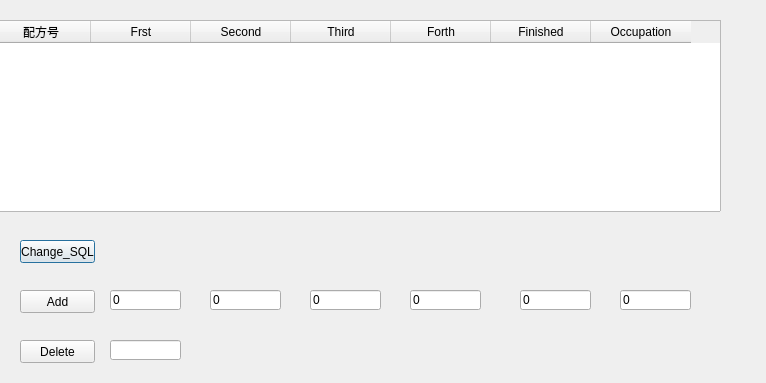
<?xml version="1.0" encoding="UTF-8"?>
<ui version="4.0">
 <class>combineList</class>
 <widget class="QDialog" name="combineList">
  <property name="geometry">
   <rect>
    <x>0</x>
    <y>0</y>
    <width>766</width>
    <height>383</height>
   </rect>
  </property>
  <property name="windowTitle">
   <string>Dialog</string>
  </property>
  <widget class="QTableWidget" name="tableWidget">
   <property name="geometry">
    <rect>
     <x>-10</x>
     <y>20</y>
     <width>731</width>
     <height>192</height>
    </rect>
   </property>
   <column>
    <property name="text">
     <string>配方号</string>
    </property>
   </column>
   <column>
    <property name="text">
     <string>Frst</string>
    </property>
   </column>
   <column>
    <property name="text">
     <string>Second</string>
    </property>
   </column>
   <column>
    <property name="text">
     <string>Third</string>
    </property>
   </column>
   <column>
    <property name="text">
     <string>Forth</string>
    </property>
   </column>
   <column>
    <property name="text">
     <string>Finished</string>
    </property>
   </column>
   <column>
    <property name="text">
     <string>Occupation</string>
    </property>
   </column>
  </widget>
  <widget class="QPushButton" name="pushButton_Change">
   <property name="geometry">
    <rect>
     <x>20</x>
     <y>240</y>
     <width>75</width>
     <height>23</height>
    </rect>
   </property>
   <property name="text">
    <string>Change_SQL</string>
   </property>
  </widget>
  <widget class="QPushButton" name="pushButton_Add">
   <property name="geometry">
    <rect>
     <x>20</x>
     <y>290</y>
     <width>75</width>
     <height>23</height>
    </rect>
   </property>
   <property name="text">
    <string>Add</string>
   </property>
  </widget>
  <widget class="QLineEdit" name="lineEdit_2">
   <property name="geometry">
    <rect>
     <x>110</x>
     <y>290</y>
     <width>71</width>
     <height>20</height>
    </rect>
   </property>
   <property name="text">
    <string>0</string>
   </property>
  </widget>
  <widget class="QLineEdit" name="lineEdit_3">
   <property name="geometry">
    <rect>
     <x>210</x>
     <y>290</y>
     <width>71</width>
     <height>20</height>
    </rect>
   </property>
   <property name="text">
    <string>0</string>
   </property>
  </widget>
  <widget class="QLineEdit" name="lineEdit_4">
   <property name="geometry">
    <rect>
     <x>310</x>
     <y>290</y>
     <width>71</width>
     <height>20</height>
    </rect>
   </property>
   <property name="text">
    <string>0</string>
   </property>
  </widget>
  <widget class="QLineEdit" name="lineEdit_5">
   <property name="geometry">
    <rect>
     <x>410</x>
     <y>290</y>
     <width>71</width>
     <height>20</height>
    </rect>
   </property>
   <property name="text">
    <string>0</string>
   </property>
  </widget>
  <widget class="QLineEdit" name="lineEdit_6">
   <property name="geometry">
    <rect>
     <x>520</x>
     <y>290</y>
     <width>71</width>
     <height>20</height>
    </rect>
   </property>
   <property name="text">
    <string>0</string>
   </property>
  </widget>
  <widget class="QLineEdit" name="lineEdit_7">
   <property name="geometry">
    <rect>
     <x>620</x>
     <y>290</y>
     <width>71</width>
     <height>20</height>
    </rect>
   </property>
   <property name="text">
    <string>0</string>
   </property>
  </widget>
  <widget class="QPushButton" name="pushButton_Delete">
   <property name="geometry">
    <rect>
     <x>20</x>
     <y>340</y>
     <width>75</width>
     <height>23</height>
    </rect>
   </property>
   <property name="text">
    <string>Delete</string>
   </property>
  </widget>
  <widget class="QLineEdit" name="lineEdit">
   <property name="geometry">
    <rect>
     <x>110</x>
     <y>340</y>
     <width>71</width>
     <height>20</height>
    </rect>
   </property>
  </widget>
 </widget>
 <resources/>
 <connections/>
</ui>
